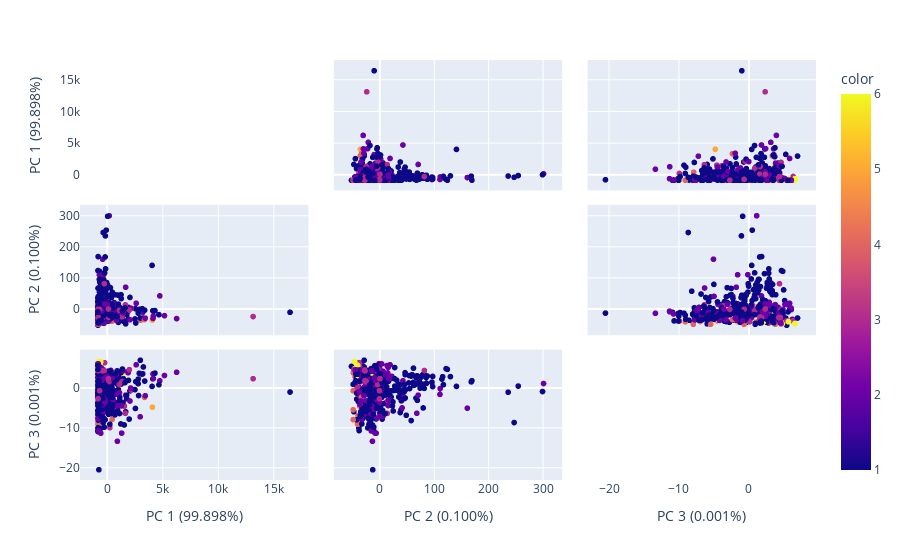

The notebook cell saved with this chart:
### Code cell
# * Multivariate analysis - https://plotly.com/python/pca-visualization/

import plotly.express as px
from sklearn.decomposition import PCA

pca = PCA()
numeric_cols = df.select_dtypes(include='number').columns
df_clean = df[numeric_cols].dropna()

components = pca.fit_transform(df_clean)
labels = {
    str(i): f"PC {i+1} ({var:.3f}%)"
    for i, var in enumerate(pca.explained_variance_ratio_ * 100)
}

fig = px.scatter_matrix(
    components,
    labels=labels,
    dimensions=range(3),
    color=df.loc[df_clean.index, "number"]
)
fig.update_traces(diagonal_visible=False)
fig.show()

### Figure 1 — Plotly figure (JSON) as saved in the notebook; plotly's stock layout.template omitted (floating-point values rounded to 4 significant figures; data arrays with more than 128 entries replaced by an {"elided": "..."} marker saying what was removed)
{"data": [{"diagonal": {"visible": false}, "dimensions": [{"axis": {"matches": true}, "label": "PC 1 (99.898%)", "values": {"elided": "498 float values"}}, {"axis": {"matches": true}, "label": "PC 2 (0.100%)", "values": {"elided": "498 float values"}}, {"axis": {"matches": true}, "label": "PC 3 (0.001%)", "values": {"elided": "498 float values"}}], "hovertemplate": "%{xaxis.title.text}=%{x}<br>%{yaxis.title.text}=%{y}<br>color=%{marker.color}<extra></extra>", "legendgroup": "", "marker": {"color": {"elided": "498 int values"}, "coloraxis": "coloraxis", "symbol": "circle"}, "name": "", "showlegend": false, "type": "splom"}], "layout": {"coloraxis": {"colorbar": {"title": {"text": "color"}}, "colorscale": [[0, "#0d0887"], [0.1111, "#46039f"], [0.2222, "#7201a8"], [0.3333, "#9c179e"], [0.4444, "#bd3786"], [0.5556, "#d8576b"], [0.6667, "#ed7953"], [0.7778, "#fb9f3a"], [0.8889, "#fdca26"], [1, "#f0f921"]]}, "dragmode": "select", "legend": {"tracegroupgap": 0}, "margin": {"t": 60}}}
